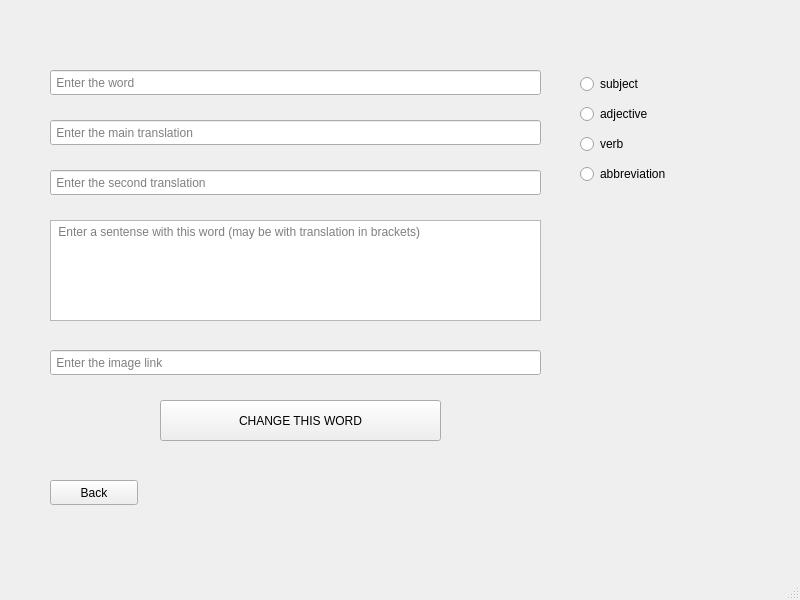
<?xml version="1.0" encoding="UTF-8"?>
<ui version="4.0">
 <class>MainWindow</class>
 <widget class="QMainWindow" name="MainWindow">
  <property name="geometry">
   <rect>
    <x>0</x>
    <y>0</y>
    <width>800</width>
    <height>600</height>
   </rect>
  </property>
  <property name="windowTitle">
   <string>MainWindow</string>
  </property>
  <widget class="QWidget" name="centralwidget">
   <widget class="QLineEdit" name="word_input">
    <property name="geometry">
     <rect>
      <x>50</x>
      <y>70</y>
      <width>491</width>
      <height>25</height>
     </rect>
    </property>
    <property name="inputMask">
     <string/>
    </property>
    <property name="text">
     <string/>
    </property>
    <property name="placeholderText">
     <string> Enter the word</string>
    </property>
   </widget>
   <widget class="QLineEdit" name="translation1_input">
    <property name="geometry">
     <rect>
      <x>50</x>
      <y>120</y>
      <width>491</width>
      <height>25</height>
     </rect>
    </property>
    <property name="text">
     <string/>
    </property>
    <property name="placeholderText">
     <string> Enter the main translation</string>
    </property>
   </widget>
   <widget class="QLineEdit" name="translation2_input">
    <property name="geometry">
     <rect>
      <x>50</x>
      <y>170</y>
      <width>491</width>
      <height>25</height>
     </rect>
    </property>
    <property name="text">
     <string/>
    </property>
    <property name="placeholderText">
     <string> Enter the second translation</string>
    </property>
   </widget>
   <widget class="QWidget" name="verticalLayoutWidget">
    <property name="geometry">
     <rect>
      <x>580</x>
      <y>70</y>
      <width>160</width>
      <height>121</height>
     </rect>
    </property>
    <layout class="QVBoxLayout" name="verticalLayout">
     <item>
      <widget class="QRadioButton" name="is_subject">
       <property name="text">
        <string>subject</string>
       </property>
      </widget>
     </item>
     <item>
      <widget class="QRadioButton" name="is_adjective">
       <property name="text">
        <string>adjective</string>
       </property>
      </widget>
     </item>
     <item>
      <widget class="QRadioButton" name="is_verb">
       <property name="text">
        <string>verb</string>
       </property>
      </widget>
     </item>
     <item>
      <widget class="QRadioButton" name="is_abbreviation">
       <property name="text">
        <string>abbreviation</string>
       </property>
      </widget>
     </item>
    </layout>
   </widget>
   <widget class="QTextEdit" name="sentence_input">
    <property name="geometry">
     <rect>
      <x>50</x>
      <y>220</y>
      <width>491</width>
      <height>101</height>
     </rect>
    </property>
    <property name="placeholderText">
     <string> Enter a sentense with this word (may be with translation in brackets)</string>
    </property>
   </widget>
   <widget class="QLineEdit" name="image_link_input">
    <property name="geometry">
     <rect>
      <x>50</x>
      <y>350</y>
      <width>491</width>
      <height>25</height>
     </rect>
    </property>
    <property name="text">
     <string/>
    </property>
    <property name="placeholderText">
     <string> Enter the image link</string>
    </property>
   </widget>
   <widget class="QPushButton" name="change_word">
    <property name="geometry">
     <rect>
      <x>160</x>
      <y>400</y>
      <width>281</width>
      <height>41</height>
     </rect>
    </property>
    <property name="text">
     <string>CHANGE THIS WORD</string>
    </property>
    <property name="icon">
     <iconset>
      <normaloff>../../.designer/backup/img/plus_in_circle.png</normaloff>../../.designer/backup/img/plus_in_circle.png</iconset>
    </property>
   </widget>
   <widget class="QPushButton" name="back">
    <property name="geometry">
     <rect>
      <x>50</x>
      <y>480</y>
      <width>88</width>
      <height>25</height>
     </rect>
    </property>
    <property name="text">
     <string>Back</string>
    </property>
   </widget>
  </widget>
  <widget class="QMenuBar" name="menubar">
   <property name="geometry">
    <rect>
     <x>0</x>
     <y>0</y>
     <width>800</width>
     <height>22</height>
    </rect>
   </property>
  </widget>
  <widget class="QStatusBar" name="statusbar"/>
 </widget>
 <resources/>
 <connections/>
</ui>
